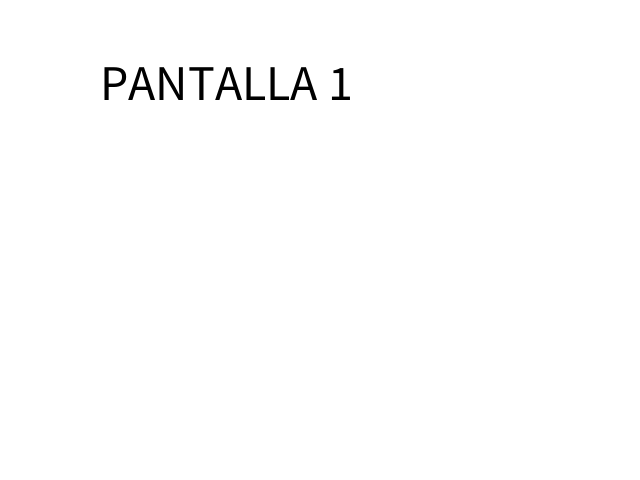
Frame 1 (no input)
Frame 60 (the mouse pressed at the canvas centre just before this capture): identical to frame 1, image omitted
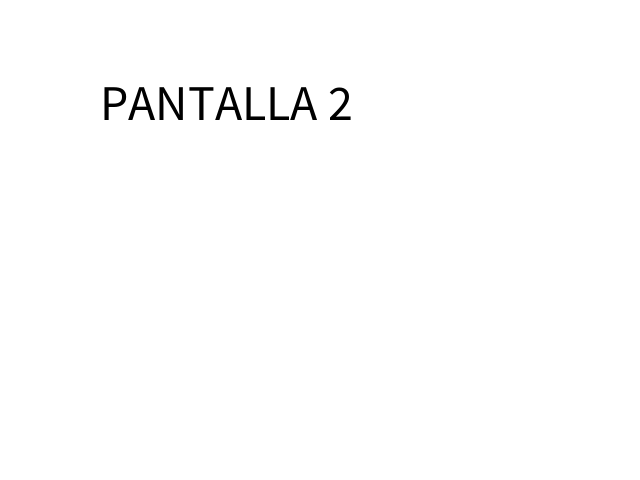
Frame 120 (the mouse held since frame 60 and released just before this capture)

The Processing sketch that drew these frames (run headless with seeded random() and noise(); from frame 60 on, the mouse is pressed at the canvas centre):

// Processing sketch: sketch_230418i_intro_logica_estados
// ── sketch_230418i_intro_logica_estados.pde
int cont;
int pantalla;
void setup() {
  size(640, 480);
  textSize(50);
  pantalla = 1;
}
void draw() {
  background(255);
  fill(0);
  if ( pantalla == 1 ) {
    text("PANTALLA 1", 100, 100);
  }
  if (pantalla == 2 ) {
    text("PANTALLA 2", 100, 120);
  }
  if ( pantalla == 3) {
    text("PANTALLA 3", 100, 140);
  }
  
}

void mousePressed(){
  //pantalla = pantalla+1;
  pantalla++;
  if ( pantalla > 3  ){
    pantalla = 1;
  }
}
